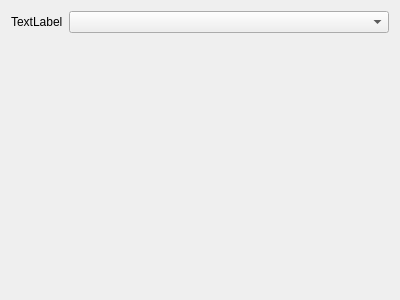
<?xml version="1.0" encoding="UTF-8"?>
<ui version="4.0">
 <class>Widget</class>
 <widget class="QWidget" name="Widget">
  <property name="geometry">
   <rect>
    <x>0</x>
    <y>0</y>
    <width>400</width>
    <height>300</height>
   </rect>
  </property>
  <property name="windowTitle">
   <string>Widget</string>
  </property>
  <layout class="QFormLayout" name="formLayout">
   <item row="0" column="1">
    <widget class="QComboBox" name="comboBox"/>
   </item>
   <item row="0" column="0">
    <widget class="QLabel" name="label">
     <property name="text">
      <string>TextLabel</string>
     </property>
    </widget>
   </item>
  </layout>
 </widget>
 <layoutdefault spacing="6" margin="11"/>
 <resources/>
 <connections/>
</ui>
